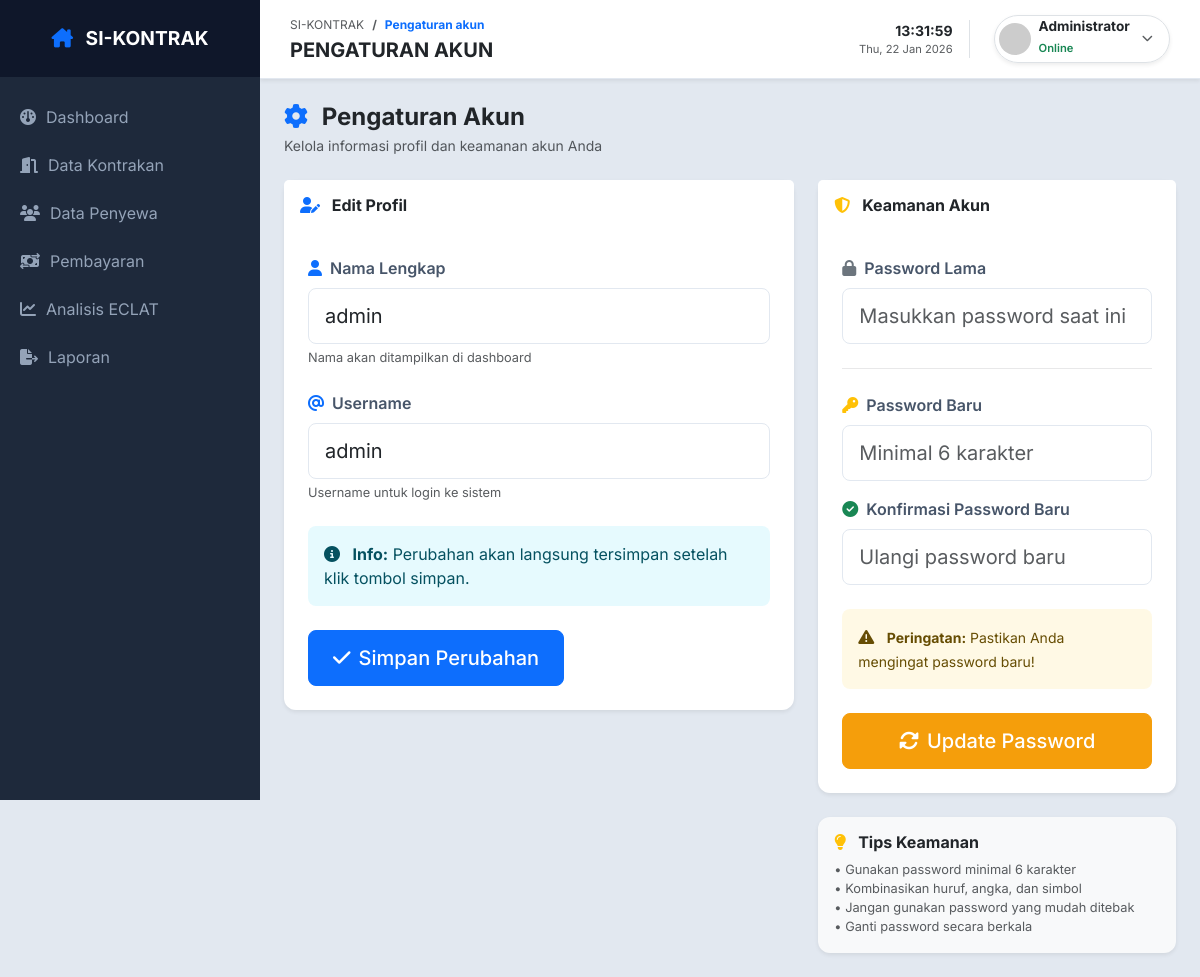
The app's page /index.php?page=pengaturan_akun (signed in), older data.
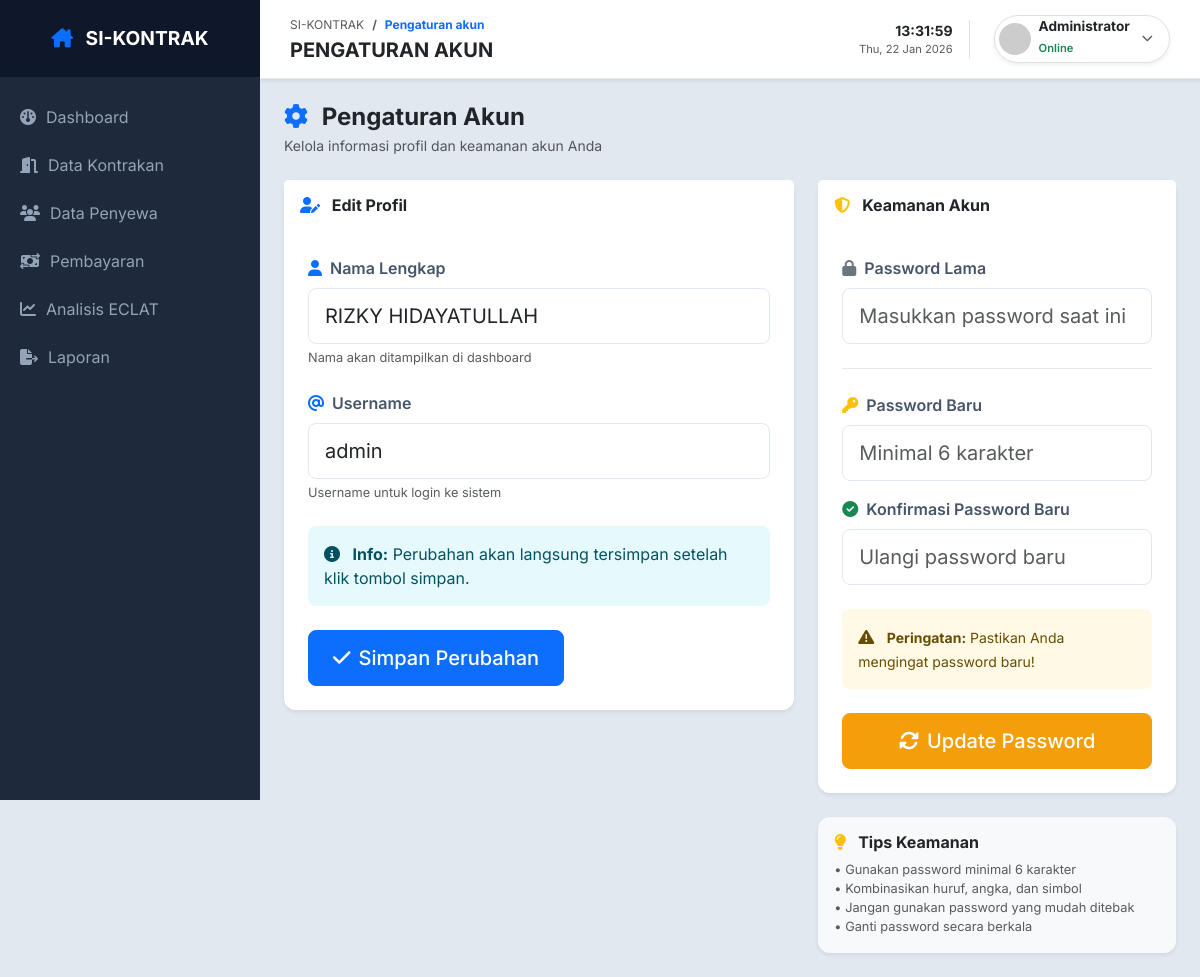
The same page, newer data.
### tables this page shows
CREATE TABLE `users` (
  `id_user` int(11) NOT NULL,
  `username` varchar(50) DEFAULT NULL,
  `password` varchar(255) DEFAULT NULL,
  `nama_lengkap` varchar(100) DEFAULT NULL,
  `role` enum('admin') DEFAULT 'admin'
);

### auth/pengaturan_akun.php (the view, shortened to what the changed rows need)
<?php
$id_user = $_SESSION['user']['id_user'];
$query_user = mysqli_query($conn, "SELECT * FROM users WHERE id_user = '$id_user'");
$user_data = mysqli_fetch_assoc($query_user);
?>
<div class="d-flex justify-content-between align-items-center mb-4" data-aos="fade-right">
    <div>
        <h4 class="fw-bold mb-1">
            <i class="fa-solid fa-gear text-primary me-2"></i>
            Pengaturan Akun
        </h4>
        <p class="text-muted small mb-0">Kelola informasi profil dan keamanan akun Anda</p>
    </div>
</div>
<div class="row g-4" data-aos="fade-up">
    <div class="col-lg-7">
        <div class="card border-0 shadow-sm">
            <div class="card-header bg-white border-0 py-3">
                <h6 class="mb-0 fw-bold">
                    <i class="fa-solid fa-user-pen text-primary me-2"></i>
                    Edit Profil
                </h6>
            </div>
            <div class="card-body p-4">
                <form action="" method="POST">
                    <div class="mb-4">
                        <label class="form-label fw-semibold">
                            <i class="fa-solid fa-user text-primary me-1"></i>
                            Nama Lengkap
                        </label>
                        <input
                            type="text"
                            name="nama"
                            class="form-control form-control-lg"
                            value="<?= htmlspecialchars($user_data['nama_lengkap'] ?? '') ?>"
                            required
                        >
                        <small class="text-muted">Nama akan ditampilkan di dashboard</small>
                    </div>
                    <div class="mb-4">
                        <label class="form-label fw-semibold">
                            <i class="fa-solid fa-at text-primary me-1"></i>
                            Username
                        </label>
                        <input
                            type="text"
                            name="username"
                            class="form-control form-control-lg"
                            value="<?= htmlspecialchars($user_data['username'] ?? '') ?>"
                            required
                        >
                        <small class="text-muted">Username untuk login ke sistem</small>
                    </div>
                    <div class="alert alert-info bg-info bg-opacity-10 border-0 mb-4">
                        <i class="fa-solid fa-info-circle me-2"></i>
                        <strong>Info:</strong> Perubahan akan langsung tersimpan setelah klik tombol simpan.
                    </div>
                    <button type="submit" name="update_profil" class="btn btn-primary btn-lg px-4">
                        <i class="fa-solid fa-check me-2"></i>Simpan Perubahan
                    </button>
                </form>
            </div>
        </div>
    </div>
    <div class="col-lg-5">
        <div class="card border-0 shadow-sm">
            <div class="card-header bg-white border-0 py-3">
                <h6 class="mb-0 fw-bold">
                    <i class="fa-solid fa-shield-halved text-warning me-2"></i>
                    Keamanan Akun
                </h6>
            </div>
            <div class="card-body p-4">
                <form action="" method="POST">
                    <div class="mb-3">
                        <label class="form-label fw-semibold">
                            <i class="fa-solid fa-lock text-secondary me-1"></i>
                            Password Lama
                        </label>
                        <input
                            type="password"
                            name="pass_lama"
                            class="form-control form-control-lg"
                            placeholder="Masukkan password saat ini"
                            required
                        >
                    </div>
                    <hr class="my-4">
                    <div class="mb-3">
                        <label class="form-label fw-semibold">
                            <i class="fa-solid fa-key text-warning me-1"></i>
                            Password Baru
                        </label>
                        <input
                            type="password"
                            name="pass_baru"
                            class="form-control form-control-lg"
                            placeholder="Minimal 6 karakter"
                            minlength="6"
                            required
                        >
                    </div>
                    <div class="mb-4">
                        <label class="form-label fw-semibold">
                            <i class="fa-solid fa-check-circle text-success me-1"></i>
                            Konfirmasi Password Baru
                        </label>
                        <input
                            type="password"
                            name="konfirmasi"
                            class="form-control form-control-lg"
                            placeholder="Ulangi password baru"
                            minlength="6"
                            required
                        >
                    </div>
                    <div class="alert alert-warning bg-warning bg-opacity-10 border-0 mb-4">
                        <i class="fa-solid fa-exclamation-triangle me-2"></i>
                        <small><strong>Peringatan:</strong> Pastikan Anda mengingat password baru!</small>
                    </div>
                    <button type="submit" name="update_password" class="btn btn-warning btn-lg w-100 text-white">
                        <i class="fa-solid fa-rotate me-2"></i>Update Password
                    </button>
                </form>
            </div>
        </div>
        <div class="card border-0 shadow-sm mt-4 bg-light">
            <div class="card-body p-3">
                <h6 class="fw-bold mb-2">
                    <i class="fa-solid fa-lightbulb text-warning me-2"></i>
                    Tips Keamanan
                </h6>
                <small class="text-muted">
                    • Gunakan password minimal 6 karakter<br>
                    • Kombinasikan huruf, angka, dan simbol<br>
                    • Jangan gunakan password yang mudah ditebak<br>
                    • Ganti password secara berkala
                </small>
            </div>
        </div>
    </div>
</div>

Row changes from the older to the newer data that the page shows:
changed users "admin": nama "admin" → "RIZKY HIDAYATULLAH"
